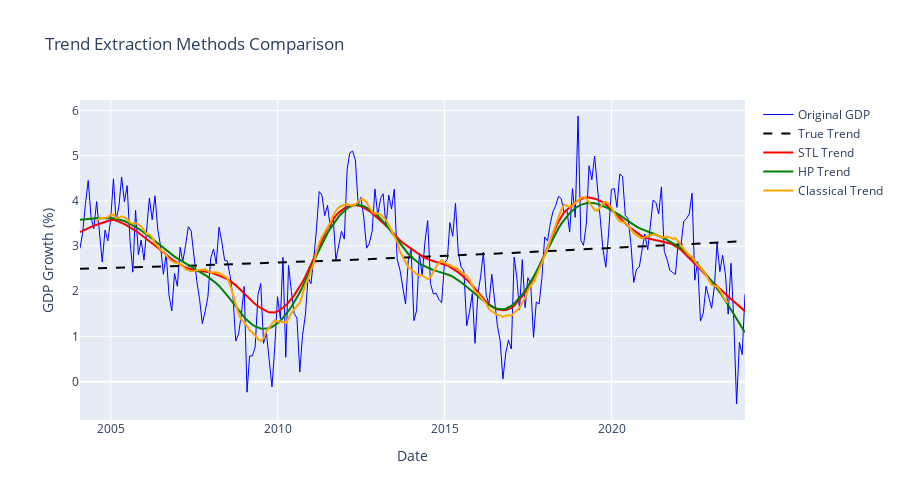

The code cell stored with this chart in its notebook:
### Code cell
# 3. ADVANCED FILTERING TECHNIQUES
print(" 3. ADVANCED FILTERING TECHNIQUES")
print("=" * 34)

# Hodrick-Prescott Filter for trend extraction
gdp_cycle_hp, gdp_trend_hp = hpfilter(gdp_df['gdp_growth'], lamb=1600) # Standard lambda for monthly data

print("Hodrick-Prescott Filter Analysis:")
print(f"• GDP trend smoothness: {gdp_trend_hp.diff().std():.4f}")
print(f"• GDP cycle volatility: {gdp_cycle_hp.std():.3f}")
print(f"• Correlation with STL trend: {pearsonr(gdp_trend_hp, stl_result_gdp.trend)[0]:.3f}")

# Business cycle analysis with Baxter-King filter
try:
 gdp_bk_cycle = bkfilter(gdp_df['gdp_growth'], low=18, high=96, K=12) # 1.5 to 8 year cycles
 print(f"• Baxter-King cycle extracted: {gdp_bk_cycle.std():.3f} volatility")
 bk_available = True
except:
 print("• Baxter-King filter requires more data points")
 bk_available = False

# Christiano-Fitzgerald filter for asymmetric cycles
try:
 gdp_cf_cycle, _ = cffilter(gdp_df['gdp_growth'], low=18, high=96)
 print(f"• Christiano-Fitzgerald cycle: {gdp_cf_cycle.std():.3f} volatility")
 cf_available = True
except:
 print("• Christiano-Fitzgerald filter requires more data points")
 cf_available = False

# Compare different trend extraction methods
fig_trends = go.Figure()

fig_trends.add_trace(
 go.Scatter(x=gdp_df.index, y=gdp_df['gdp_growth'], name='Original GDP', line=dict(color='blue', width=1))
)

fig_trends.add_trace(
 go.Scatter(x=gdp_df.index, y=gdp_df['trend_true'], name='True Trend', line=dict(color='black', width=2, dash='dash'))
)

fig_trends.add_trace(
 go.Scatter(x=stl_result_gdp.trend.index, y=stl_result_gdp.trend, name='STL Trend', line=dict(color='red', width=2))
)

fig_trends.add_trace(
 go.Scatter(x=gdp_trend_hp.index, y=gdp_trend_hp, name='HP Trend', line=dict(color='green', width=2))
)

fig_trends.add_trace(
 go.Scatter(x=gdp_decomp_add.trend.index, y=gdp_decomp_add.trend, name='Classical Trend', line=dict(color='orange', width=2))
)

fig_trends.update_layout(
 title="Trend Extraction Methods Comparison",
 xaxis_title="Date",
 yaxis_title="GDP Growth (%)",
 height=500
)
fig_trends.show()

# Cycle analysis
print(f"\nBusiness Cycle Analysis:")

# HP filter cycle analysis
gdp_cycle_periods = []
gdp_cycle_values = gdp_cycle_hp.values
sign_changes = np.diff(np.sign(gdp_cycle_values))
peaks = np.where(sign_changes < 0)[0]
troughs = np.where(sign_changes > 0)[0]

if len(peaks) > 1 and len(troughs) > 1:
    cycle_lengths = []
    for i in range(1, min(len(peaks), len(troughs))):
        if peaks[i-1] < troughs[i-1] < peaks[i]: # Peak-trough-peak
            cycle_length = peaks[i] - peaks[i-1]
            cycle_lengths.append(cycle_length)

    if cycle_lengths:
        avg_cycle = np.mean(cycle_lengths)
        print(f"• Average cycle length: {avg_cycle:.1f} months ({avg_cycle/12:.1f} years)")
        print(f"• Cycle volatility: {gdp_cycle_hp.std():.3f}")

# Spectral analysis for dominant frequencies
from scipy.fft import fft, fftfreq

gdp_fft = fft(gdp_df['gdp_growth'].fillna(method='bfill').fillna(method='ffill'))
frequencies = fftfreq(len(gdp_df), d=1/12) # Monthly data
power_spectrum = np.abs(gdp_fft)**2

# Find dominant periods (excluding zero frequency)
non_zero_idx = frequencies > 0
dominant_freq_idx = np.argmax(power_spectrum[non_zero_idx])
dominant_period = 1 / frequencies[non_zero_idx][dominant_freq_idx]

print(f"• Spectral analysis dominant period: {dominant_period:.1f} months ({dominant_period/12:.1f} years)")

# Volatility analysis across components
print(f"\nComponent Volatility Analysis:")
volatilities = {
    'Original': gdp_df['gdp_growth'].std(),
    'STL Trend': stl_result_gdp.trend.std(),
    'STL Seasonal': stl_result_gdp.seasonal.std(),
    'STL Residual': stl_result_gdp.resid.std(),
    'HP Cycle': gdp_cycle_hp.std(),
    'True Trend': gdp_df['trend_true'].std(),
    'True Cycle': gdp_df['cycle_true'].std(),
    'True Seasonal': gdp_df['seasonal_true'].std()
}

for component, vol in volatilities.items():
    print(f"• {component:12}: {vol:.3f}")

# Calculate variance decomposition
total_var = gdp_df['gdp_growth'].var()
stl_trend_var = stl_result_gdp.trend.var()
stl_seasonal_var = stl_result_gdp.seasonal.var()
stl_resid_var = stl_result_gdp.resid.var()

print(f"\nVariance Decomposition (STL):")
print(f"• Trend contribution: {stl_trend_var/total_var:.1%}")
print(f"• Seasonal contribution: {stl_seasonal_var/total_var:.1%}")
print(f"• Residual contribution: {stl_resid_var/total_var:.1%}")

### Figure 1 — Plotly figure (JSON) as saved in the notebook; plotly's stock layout.template omitted (floating-point values rounded to 4 significant figures; data arrays with more than 128 entries replaced by an {"elided": "..."} marker saying what was removed)
{"data": [{"line": {"color": "blue", "width": 1}, "name": "Original GDP", "type": "scatter", "x": {"elided": "240 str values"}, "y": {"elided": "240 float values"}}, {"line": {"color": "black", "dash": "dash", "width": 2}, "name": "True Trend", "type": "scatter", "x": {"elided": "240 str values"}, "y": {"elided": "240 float values"}}, {"line": {"color": "red", "width": 2}, "name": "STL Trend", "type": "scatter", "x": {"elided": "240 str values"}, "y": {"elided": "240 float values"}}, {"line": {"color": "green", "width": 2}, "name": "HP Trend", "type": "scatter", "x": {"elided": "240 str values"}, "y": {"elided": "240 float values"}}, {"line": {"color": "orange", "width": 2}, "name": "Classical Trend", "type": "scatter", "x": {"elided": "240 str values"}, "y": {"elided": "240 float values"}}], "layout": {"height": 500, "title": {"text": "Trend Extraction Methods Comparison"}, "xaxis": {"title": {"text": "Date"}}, "yaxis": {"title": {"text": "GDP Growth (%)"}}}}
